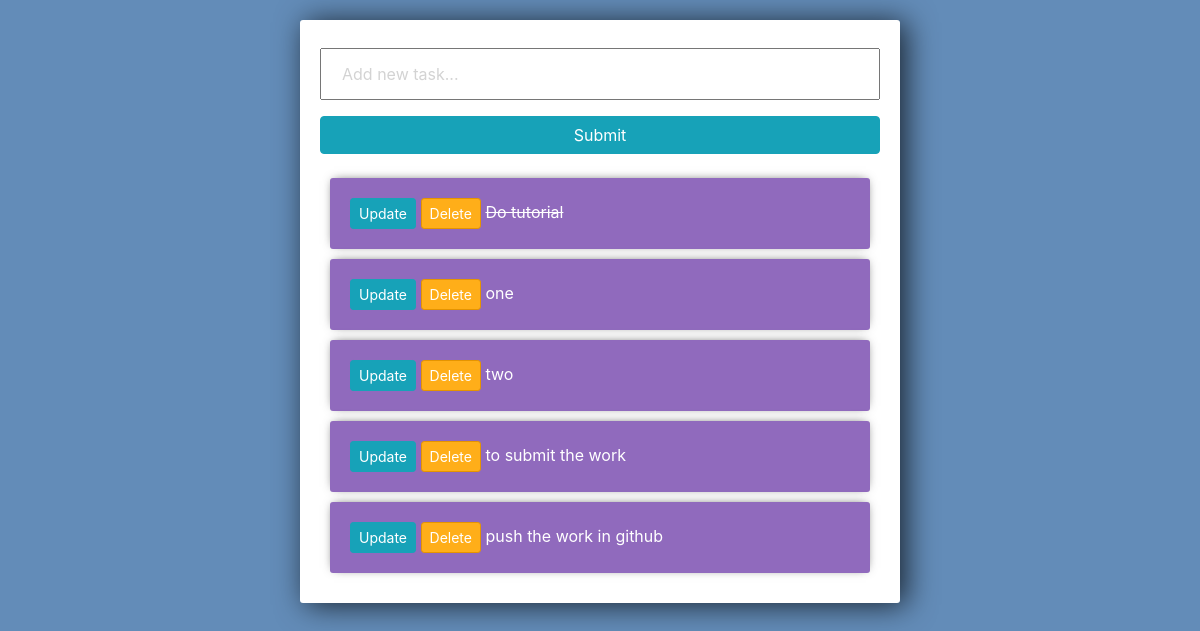
Before: / with the older database file.
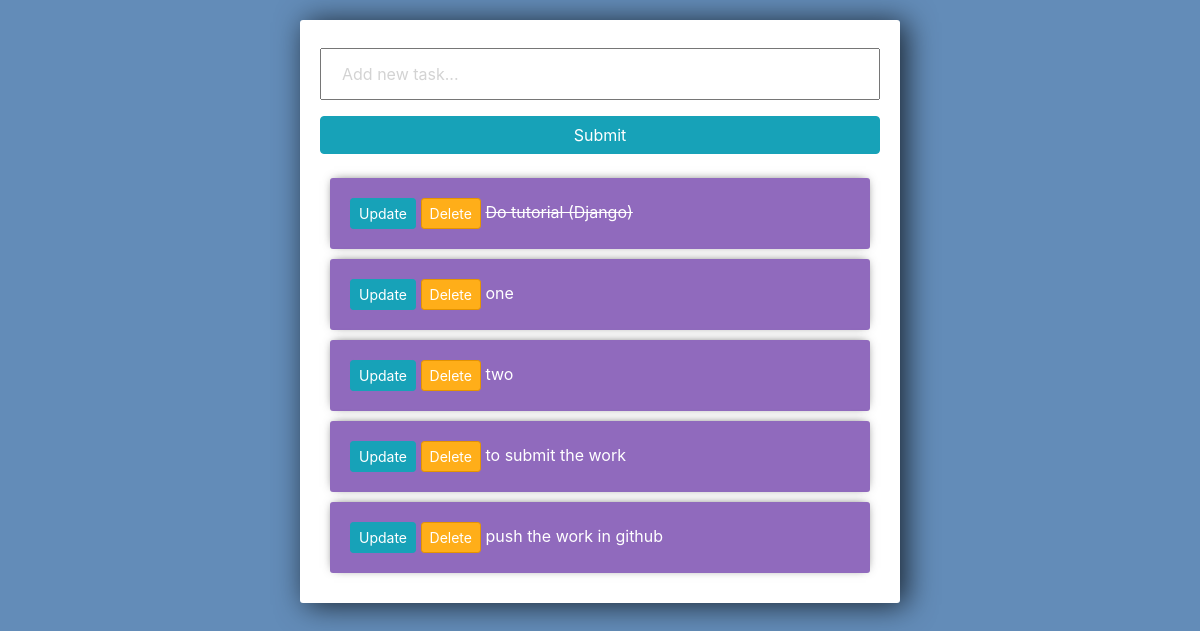
After: the same page with the newer database file.
### tasks/models.py (models this page shows)
class Task(models.Model):
	title = models.CharField(max_length=200)
	complete = models.BooleanField(default=False)
	created = models.DateTimeField(auto_now_add=True)
	def __str__(self):
		return self.title

### tasks/views.py (the view)
# urls.py: path('', views.index, name="list"),
def index(request):
	tasks = Task.objects.all()
	form = TaskForm()
	if request.method =='POST':
		form = TaskForm(request.POST)
		if form.is_valid():
			form.save()
		return redirect('/')
	context = {'tasks':tasks, 'form':form}
	return render(request, 'tasks/list.html', context)

### tasks/forms.py
class TaskForm(forms.ModelForm):
	title= forms.CharField(widget= forms.TextInput(attrs={'placeholder':'Add new task...'}))
	class Meta:
		model = Task
		fields = '__all__'

### tasks/templates/tasks/list.html (shortened to what this page needs)
<link rel="stylesheet" href="https://stackpath.bootstrapcdn.com/bootstrap/4.3.1/css/bootstrap.min.css">
<div class="center-column">
	<form method="POST" action="/">
		{{form.title}}
		<input class="btn btn-info" type="submit" name="Create Task">
	</form>
	<div class="todo-list">
	{% for task in tasks %}
		<div class="item-row">
			<a class="btn btn-sm btn-info" href="{% url 'update_task' task.id %}">Update</a>
			<a class="btn btn-sm btn-danger" href="{% url 'delete' task.id %}">Delete</a>
			{% if task.complete == True %}
			<strike>{{task}}</strike>
			{% else %}
			<span>{{task}}</span>
			{% endif %}
		</div>
	{% endfor %}
	</div>
</div>

Changed rows visible on the page:
changed Task: title "Do tutorial" → "Do tutorial (Django)"
